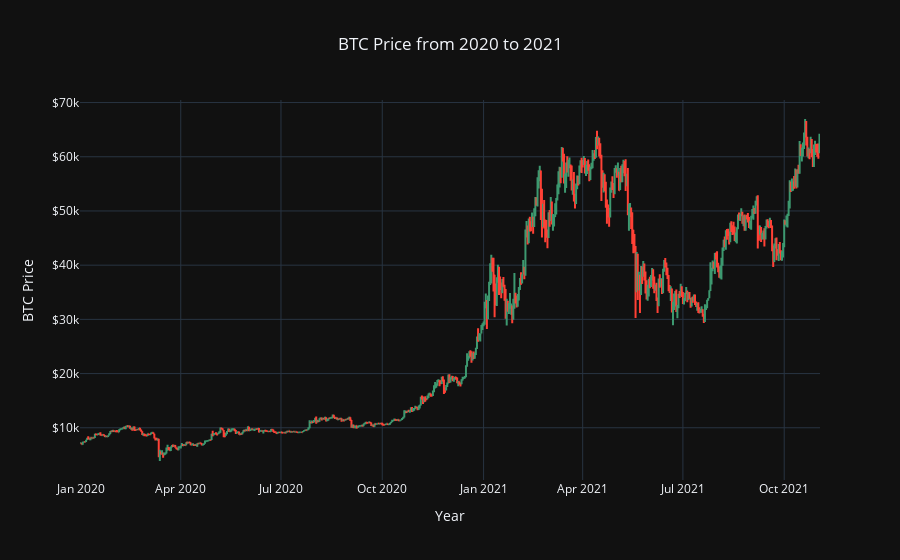

The code cell stored with this chart in its notebook:
### Markdown cell above
<div class='alert alert-info'>
<h3><center>Just a quick example of how volatile the crypto market is</center></h3>
<h4>Let's say someone says you crypto currencies like BTC are too volatile, So to tackle the volatility and risk you take a long position like for example 1 year. Let's see how it turns out</h4>
<ol>
<li> You buy a BTC unit on Jan 4, 2017 for 1,135.4 USD and you wait for one year and it turns out that one unit of BTC on Jan 4, 2018 is worth 19,065 USD. Yes, I know you would be jumping in joy🥰, beacause you would have locked a profit of 17,930 USD with a Return on Investment(ROI) of 1579% 😱. 

<li> Let me give you an another example from the above graph, Let's say you bought an unit of BTC on Dec 17, 2018 for 19,065 USD knowing that your previous trade was soooo profitable. Just like before you wait for an another year and it turn out that your 1 unit of BTC is just worth 3526 USD, which puts you in a loss of 15539 USD and your ROI would be -440.70% 🥵

</ol>

<h4> So you should do your own research, and based on technical indicators, trends and fundamental analysis you should know, when to buy and exit</h4>

</div>

### Code cell
data_2021=data[(data['Year']==2020)|((data['Year']==2021))]
fig = go.Figure(data=go.Ohlc(x=data_2021['Date'],
                open=data_2021['Open'],
                high=data_2021['High'],
                low=data_2021['Low'],
                close=data_2021['Close']))
fig.update(layout_xaxis_rangeslider_visible=False)

fig.update_layout(template='plotly_dark',
    title='BTC Price from 2020 to 2021',
    xaxis_title="Year",
    yaxis_title='BTC Price',title_x=0.5)
fig.update_yaxes( # the y-axis is in dollars
    tickprefix="$", showgrid=True
)

fig.update_xaxes(
     showgrid=True
)
fig.show()

### Figure 1 — Plotly figure (JSON) as saved in the notebook; plotly's stock layout.template omitted (floating-point values rounded to 4 significant figures; data arrays with more than 128 entries replaced by an {"elided": "..."} marker saying what was removed)
{"data": [{"close": {"elided": "672 float values"}, "high": {"elided": "672 float values"}, "low": {"elided": "672 float values"}, "open": {"elided": "672 float values"}, "type": "ohlc", "x": {"elided": "672 str values"}}], "layout": {"title": {"text": "BTC Price from 2020 to 2021", "x": 0.5}, "xaxis": {"rangeslider": {"visible": false}, "showgrid": true, "title": {"text": "Year"}}, "yaxis": {"showgrid": true, "tickprefix": "$", "title": {"text": "BTC Price"}}}}
